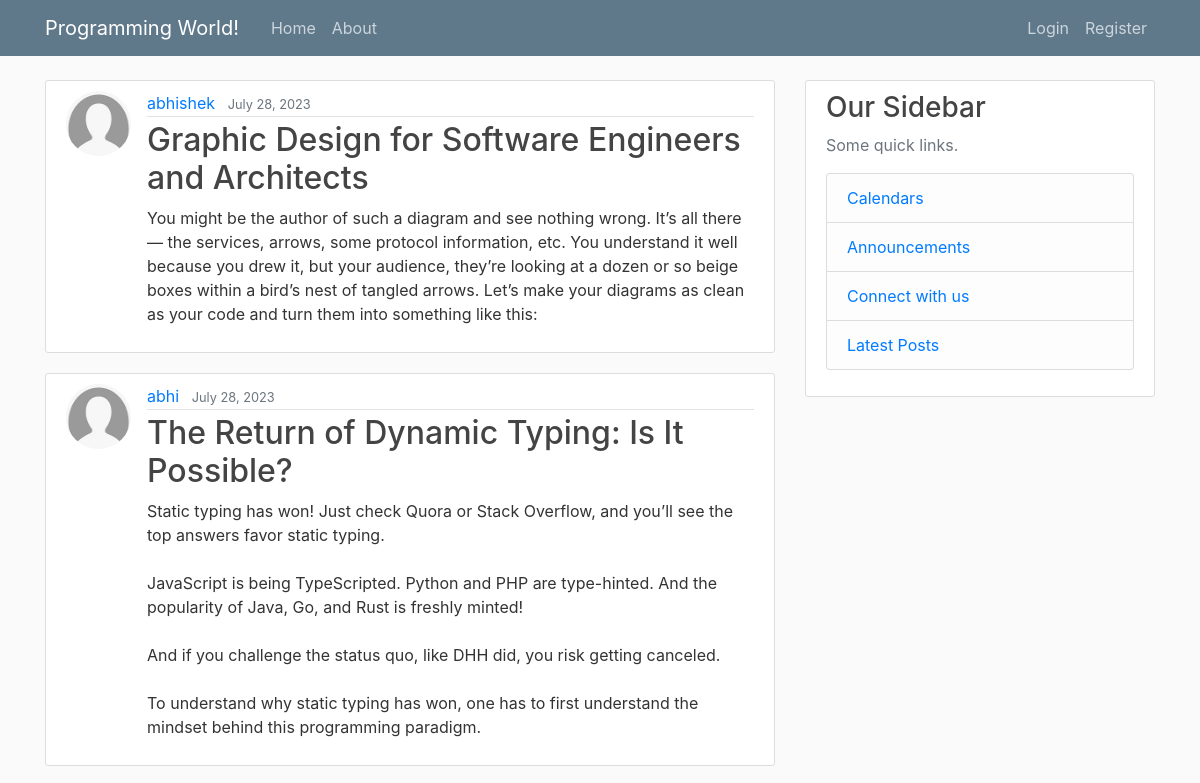
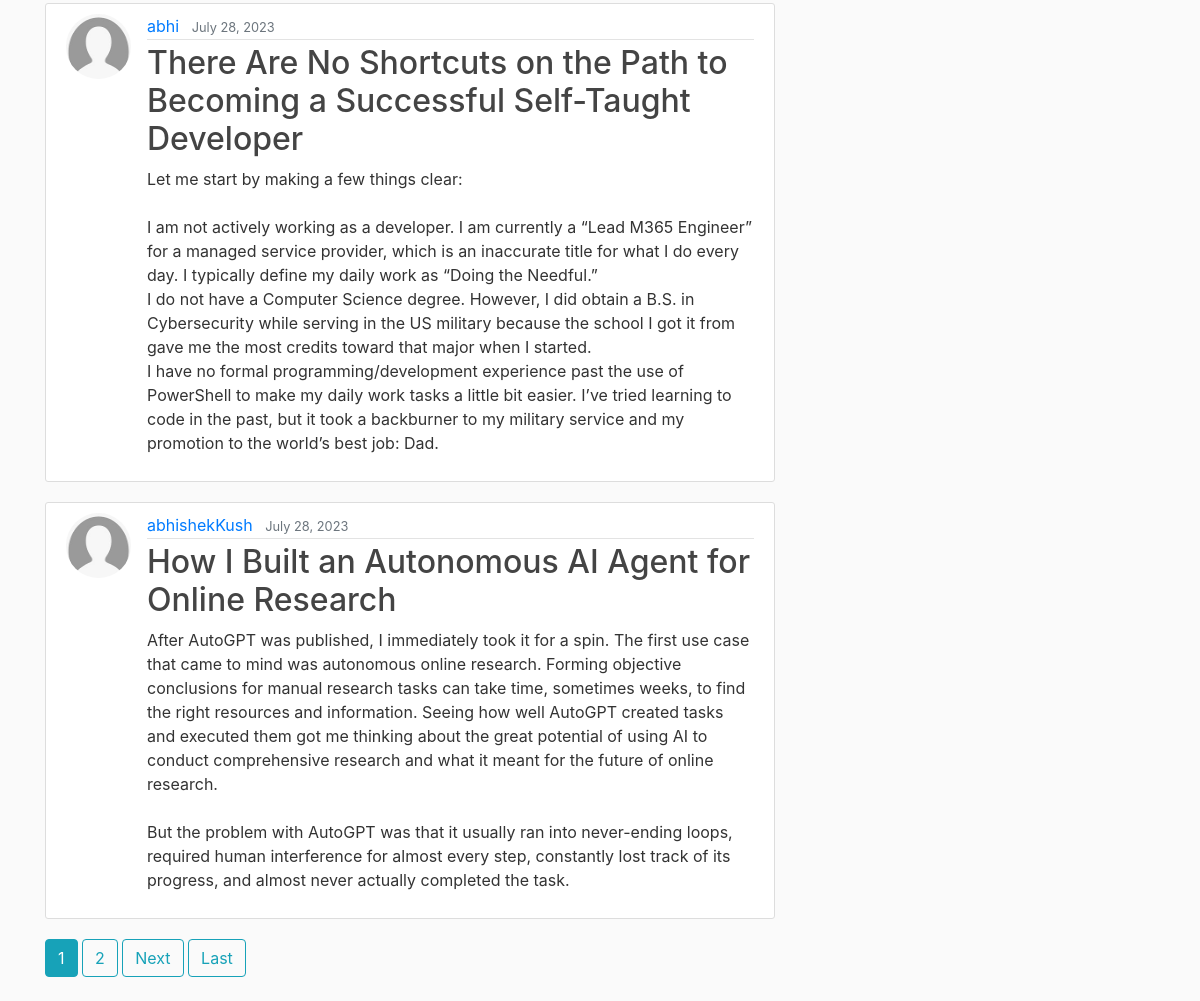
The page / on the database its author committed (2 pictures, top to bottom).
### blog/models.py (models this page shows, shortened)
class Post(models.Model):
    title = models.CharField(max_length=100)
    content = models.TextField()
    date_posted = models.DateTimeField(default=timezone.now)
    author = models.ForeignKey(User, on_delete=models.CASCADE)

### users/models.py (models this page shows, shortened)
class Profile(models.Model):
    user = models.OneToOneField(User,on_delete=models.CASCADE)
    image = models.ImageField(default='default.jpg', upload_to='profile_pics')

### blog/views.py (the view)
# urls.py: path('', PostListView.as_view(), name='blog-home'),
class PostListView(ListView):
    model = Post
    template_name = 'blog/home.html' #<app>/<model>_<viewtype>.html
    context_object_name = 'posts'
    ordering = ['-date_posted']
    paginate_by = 4

### blog/templates/blog/home.html (shortened to what this page needs)
{% extends "blog/base.html" %}
{% block content %}
{% for post in posts %}
<article class="media content-section">
    <img class="rounded-circle article-img" src="{{ post.author.profile.image.url }}" alt="">
    <div class="media-body">
        <div class="article-metadata">
            <a class="mr-2" href="{% url 'user-posts' post.author.username %}">{{ post.author }}</a>
            <small class="text-muted">{{ post.date_posted|date:"F d, Y" }}</small>
        </div>
        <h2><a class="article-title" href="{% url 'post-detail' post.id %}">{{ post.title }}</a></h2>
        <p class="article-content">{{ post.content }}</p>
    </div>
</article>
{% endfor %}
{% if is_paginated %}
{% for num in page_obj.paginator.page_range %}
{% if page_obj.number == num %}
<a class="btn btn-info mb-4" href="?page={{ num }}">{{ num }}</a>
{% elif num > page_obj.number|add:'-3' and num < page_obj.number|add:'3' %} <a class="btn btn-outline-info mb-4"
    href="?page={{ num }}">{{ num }}</a>
    {% endif %}
    {% endfor %}
    {% if page_obj.has_next %}
    <a class="btn btn-outline-info mb-4" href="?page={{ page_obj.next_page_number }}">Next</a>
    <a class="btn btn-outline-info mb-4" href="?page={{ page_obj.paginator.num_pages }}">Last</a>
    {% endif %}
    {% endif %}
    {% endblock content %}

### blog/templates/blog/base.html (shortened to what this page needs)
{% load static %}
<!DOCTYPE html>
<html lang="en">
<head>
    <link rel="stylesheet" href="https://cdn.jsdelivr.net/npm/bootstrap@4.0.0/dist/css/bootstrap.min.css"
>
    <link rel="stylesheet" href="{% static 'blog/main.css' %}">
</head>
<body>
    <header class="site-header">
        <nav class="navbar navbar-expand-md navbar-dark bg-steel fixed-top">
            <div class="container">
                <a class="navbar-brand mr-4" href="{% url 'blog-home' %}">Programming World!</a>
                <div class="collapse navbar-collapse" id="navbarToggle">
                    <div class="navbar-nav mr-auto">
                        <a class="nav-item nav-link" href="{% url 'blog-home' %}">Home</a>
                        <a class="nav-item nav-link" href="{% url 'blog-about' %}">About</a>
                    </div>
                    <div class="navbar-nav">
                        {% if user.is_authenticated %}
                        <a class="nav-item nav-link" href="{% url 'post-create' %}">New Post</a>
                        <a class="nav-item nav-link" href="{% url 'profile' %}">Profile</a>
                        <a class="nav-item nav-link" href="{% url 'logout' %}">Logout</a>
                        {% else %}
                        <a class="nav-item nav-link" href="{% url 'login' %}">Login</a>
                        <a class="nav-item nav-link" href="{% url 'register' %}">Register</a>
                        {% endif %}
                    </div>
                </div>
            </div>
        </nav>
    </header>
    <main role="main" class="container">
        <div class="row">
            <div class="col-md-8">
                {% block content %}{% endblock %}
            </div>
            <div class="col-md-4">
                <div class="content-section">
                    <h3>Our Sidebar</h3>
                    <p class='text-muted'>Some quick links.
                    <ul class="list-group">
                        <li class="list-group-item list-group-item-light"><a href="#">Calendars</a></li>
                        <li class="list-group-item list-group-item-light"><a href="#">Announcements</a></li>
                        <li class="list-group-item list-group-item-light"><a href="#">Connect with us</a></li>
                        <li class="list-group-item list-group-item-light"><a href="#">Latest Posts</a></li>
                    </ul>
                    </p>
                </div>
            </div>
        </div>
    </main>
</body>
</html>

### blog/static/blog/main.css (style rules this page uses)
body { background: #fafafa; color: #333333; margin-top: 5rem; }
h1, h2, h3, h4, h5, h6 { color: #444444; }
ul { margin: 0; }
.bg-steel { background-color: #5f788a; }
.site-header .navbar-nav .nav-link { color: #cbd5db; }
.content-section { background: #ffffff; padding: 10px 20px; border: 1px solid #dddddd; border-radius: 3px; margin-bottom: 20px; }
.article-title { color: #444444; }
.article-content { white-space: pre-line; }
.article-img { height: 65px; width: 65px; margin-right: 16px; }
.article-metadata { padding-bottom: 1px; margin-bottom: 4px; border-bottom: 1px solid #e3e3e3; }

### rows shown on the page
Post: author.profile.image (placeholder picture), author "abhishek", date_posted "July 28, 2023", title "Graphic Design for Software Engineers and Architects", content "You might be the author of such a diagram and see nothing wrong. It’s all there — the services, arrows, some protocol information, etc. You understand it well because you drew it, but your audience, they’re looking at a dozen or so beige boxes within a bird’s nest of tangled arrows. Let’s make your diagrams as clean as your code and turn them into something like this:"
Post: author.profile.image (placeholder picture), author "abhi", date_posted "July 28, 2023", title "The Return of Dynamic Typing: Is It Possible?", content "Static typing has won! Just check Quora or Stack Overflow, and you’ll see the top answers favor static typing. JavaScript is being TypeScripted. Python and PHP are type-hinted. And the popularity of Java, Go, and Rust is freshly minted! And if you challenge the status quo, like DHH did, you risk getting canceled. To understand why static typing has won, one has to first understand the mindset behind this programming paradigm."
Post: author.profile.image (placeholder picture), author "abhi", date_posted "July 28, 2023", title "There Are No Shortcuts on the Path to Becoming a Successful Self-Taught Developer", content "Let me start by making a few things clear: I am not actively working as a developer. I am currently a “Lead M365 Engineer” for a managed service provider, which is an inaccurate title for what I do every day. I typically define my daily work as “Doing the Needful.” I do not have a Computer Science degree. However, I did obtain a B.S. in Cybersecurity while serving in the US military because the school I got it from gave me the most credits toward that major when I started. I have no formal programming/development experience past the use of PowerShell to make my daily work tasks a little bit easier. I’ve tried learning to code in the past, but it took a backburner to my military service and…"
Post: author.profile.image (placeholder picture), author "abhishekKush", date_posted "July 28, 2023", title "How I Built an Autonomous AI Agent for Online Research", content "After AutoGPT was published, I immediately took it for a spin. The first use case that came to mind was autonomous online research. Forming objective conclusions for manual research tasks can take time, sometimes weeks, to find the right resources and information. Seeing how well AutoGPT created tasks and executed them got me thinking about the great potential of using AI to conduct comprehensive research and what it meant for the future of online research. But the problem with AutoGPT was that it usually ran into never-ending loops, required human interference for almost every step, constantly lost track of its progress, and almost never actually completed the task."

### other values the page prints
{{ num }} "1"
{{ num }} "2"
